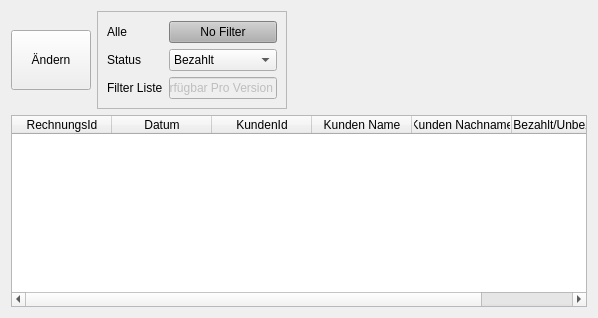
          <widget class="QWidget" name="PageInvoice">
           <layout class="QVBoxLayout" name="verticalLayout_4">
            <item>
             <layout class="QHBoxLayout" name="horizontalLayout_2">
              <item>
               <widget class="QPushButton" name="BtnEditInvoice">
                <property name="minimumSize">
                 <size>
                  <width>0</width>
                  <height>60</height>
                 </size>
                </property>
                <property name="text">
                 <string>Ändern</string>
                </property>
               </widget>
              </item>
              <item>
               <widget class="QFrame" name="frmFilterInvoice">
                <property name="maximumSize">
                 <size>
                  <width>350</width>
                  <height>16777215</height>
                 </size>
                </property>
                <property name="frameShape">
                 <enum>QFrame::StyledPanel</enum>
                </property>
                <property name="frameShadow">
                 <enum>QFrame::Raised</enum>
                </property>
                <layout class="QHBoxLayout" name="horizontalLayout_5">
                 <item>
                  <layout class="QHBoxLayout" name="horizontalLayoutInvoiceFilter">
                   <item>
                    <layout class="QVBoxLayout" name="verticalLayout_2">
                     <item>
                      <widget class="QLabel" name="label_20">
                       <property name="text">
                        <string>Alle</string>
                       </property>
                      </widget>
                     </item>
                     <item>
                      <widget class="QLabel" name="label_2">
                       <property name="text">
                        <string>Status</string>
                       </property>
                      </widget>
                     </item>
                     <item>
                      <widget class="QLabel" name="label_3">
                       <property name="text">
                        <string>Filter Liste</string>
                       </property>
                      </widget>
                     </item>
                    </layout>
                   </item>
                   <item>
                    <layout class="QVBoxLayout" name="verticalLayout_3">
                     <item>
                      <widget class="QPushButton" name="BtnNoFilterInvoice">
                       <property name="styleSheet">
                        <string notr="true">background-color: rgb(176, 176, 176);</string>
                       </property>
                       <property name="text">
                        <string>No Filter</string>
                       </property>
                      </widget>
                     </item>
                     <item>
                      <widget class="QComboBox" name="CmbBoxStatusInvoice">
                       <item>
                        <property name="text">
                         <string>Bezahlt</string>
                        </property>
                       </item>
                       <item>
                        <property name="text">
                         <string>Unbezahlt</string>
                        </property>
                       </item>
                      </widget>
                     </item>
                     <item>
                      <widget class="QLineEdit" name="lineEdit">
                       <property name="enabled">
                        <bool>false</bool>
                       </property>
                       <property name="contextMenuPolicy">
                        <enum>Qt::CustomContextMenu</enum>
                       </property>
                       <property name="inputMask">
                        <string/>
                       </property>
                       <property name="text">
                        <string>verfügbar Pro Version</string>
                       </property>
                      </widget>
                     </item>
                    </layout>
                   </item>
                  </layout>
                 </item>
                </layout>
               </widget>
              </item>
              <item>
               <spacer name="horizontalSpacer">
                <property name="orientation">
                 <enum>Qt::Horizontal</enum>
                </property>
                <property name="sizeHint" stdset="0">
                 <size>
                  <width>300</width>
                  <height>20</height>
                 </size>
                </property>
               </spacer>
              </item>
             </layout>
            </item>
            <item>
             <widget class="QTableWidget" name="tableWidgetInvoice">
              <property name="editTriggers">
               <set>QAbstractItemView::NoEditTriggers</set>
              </property>
              <property name="selectionBehavior">
               <enum>QAbstractItemView::SelectRows</enum>
              </property>
              <attribute name="verticalHeaderVisible">
               <bool>false</bool>
              </attribute>
              <column>
               <property name="text">
                <string>RechnungsId</string>
               </property>
              </column>
              <column>
               <property name="text">
                <string>Datum</string>
               </property>
              </column>
              <column>
               <property name="text">
                <string>KundenId</string>
               </property>
              </column>
              <column>
               <property name="text">
                <string>Kunden Name</string>
               </property>
              </column>
              <column>
               <property name="text">
                <string>Kunden Nachname</string>
               </property>
              </column>
              <column>
               <property name="text">
                <string>Bezahlt/Unbezahlt</string>
               </property>
              </column>
             </widget>
            </item>
           </layout>
          </widget>
